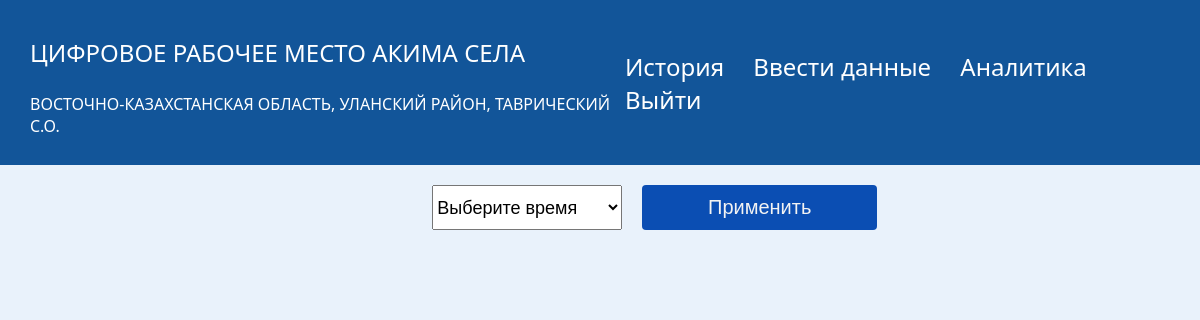
The page /account (signed in) on the database its author committed.
### app/models.py (models this page shows, shortened)
class User(db.Model, UserMixin):
   id = db.Column(db.Integer, primary_key = True)
   login = db.Column(db.String(250), unique=True)
   kato_2 = db.Column(db.String(1024))
   kato_2_name = db.Column(db.String(1024))
   kato_4 = db.Column(db.String(1024))
   kato_4_name = db.Column(db.String(1024))
   kato_6 = db.Column(db.String(1024), unique=True)
   kato_6_name = db.Column(db.String(1024))
   password = db.Column(db.String(250))
   is_district = db.Column(db.Boolean)
   is_obl = db.Column(db.Boolean)

### app/routes.py (the view, shortened to what this page needs)
@app.route('/account', methods=['POST', 'GET'])
@login_required
def account():
    filterhistory = FilterHistory()
    form = FormDataForm()
    filterhistory.set_history_date_choices(current_user.id)
    if request.method == 'GET':
        return render_template('account.html', title = 'Личный кабинет', filterhistory=filterhistory,str=str,form=form,measurement_units=measurement_units, user=current_user)

### app/forms.py
class FilterHistory(FlaskForm):
    history_date = SelectField(choices=[])
    def set_history_date_choices(self, id):
        choices = [(i.modified_date, i.modified_date.strftime('%Y-%m-%d %H:%M:%S')) for i in Form_old.query.filter_by(user_id=id).all()]
        choices.insert(0, ('', 'Выберите время'))
        self.history_date.choices = choices
    submit = SubmitField('Применить')

### app/routes.py (called while the page is built)
@login_manager.user_loader
def load_user(user_id):
    return User.query.get(int(user_id))

### app/templates/account.html (shortened to what this page needs)
{% extends "base.html" %} {% block title %}Аккаунт{% endblock %}
{% block content %}
<link rel="stylesheet" href="{{ url_for('static', filename='account.css') }}" />
<body>
    <main>
        <div class="acc-content">
            {% if not formdata %}
            <form class="selector" method='POST'>
                {{ filterhistory.history_date }}
                {{ filterhistory.submit }}
            </form>
            {% endif %}
        </div>
    </main>
</body>
{% endblock %}

### app/templates/base.html (shortened to what this page needs)
<!DOCTYPE html>
<html lang="ru">
<head>
  <link rel="stylesheet" href="{{ url_for('static', filename='base.css') }}">
</head>
<div class="content">
  <nav class="head">
    <div class="logo_block">
    {% if user.is_authenticated %}
        {% if user.is_obl %}
        <div>
          <p class="logo_text">Цифровое Рабочее место Акима области</p>
         <p class="logo_text_under">{{ user.kato_2_name }}</p>
        </div>
        {% elif user.is_district %}
            <div>
                <p class="logo_text">Цифровое Рабочее место Акима района</p>
               <p class="logo_text_under">{{ user.kato_4_name }}</p>
            </div>
       {% else %}
            <div>
                <p class="logo_text">Цифровое Рабочее место Акима села</p>
                <p class="logo_text_under">{{ user.kato_2_name }}, {{ user.kato_4_name }}, {{ user.kato_6_name }}</p>
            </div>
       {% endif %}
    {% endif %}
    </div>
    <div>
      {% if user.is_authenticated %}
      {% if user.is_district %}
      <a class="nav_link" id="portfolio" href="{{ url_for('region_akim') }}">Анкеты</a>
      {% else %}
      {% if not user.is_obl %}
      <a class="nav_link" id="portfolio" href="{{ url_for('account') }}">История</a>
      <a class="nav_link" id="portfolio" href="{{ url_for('edit_form') }}">Ввести данные</a>
      {% endif %}
      {% endif %}
      <a class="nav_link" id="portfolio" href="{{ url_for('dashboard_soc1') }}">Аналитика</a>
      <a class="nav_link" id="logout" href="{{ url_for('logout') }}">Выйти</a>
      {% else %}
      <a class="nav_link" id="login" href="{{ url_for('login') }}">Войти</a>
      {% endif %}
    </div>
  </nav>
  <div class="container">{% block content %} {% endblock %}</div>
</div>
</html>

### app/static/base.css (style rules this page uses)
body { margin: 0; background-color: rgba(215, 231, 248, 0.53); font-family: Montserrat, "Segoe UI", Tahoma, Geneva, Verdana, sans-serif; }
.content { width: 100%; }
.head { display: flex; width: 100%; justify-content: space-between; height: fit-content; align-items: center; background-color: #125599; padding-bottom: 12px; padding-top: 12px; }
.logo_block { display: flex; align-items: center; }
.logo_text { font-size: x-large; color: #fff; margin-left: 30px; text-transform: uppercase; }
.logo_text_under { font-size: medium; color: #fff; margin-left: 30px; text-transform: uppercase; }
.nav_link { font-size: x-large; color: #fff; text-decoration: none; padding-right: 25px; }

### app/static/account.css (style rules this page uses)
body { font-family: Montserrat, "Segoe UI", Tahoma, Geneva, Verdana, sans-serif; margin: 0; place-items: center; min-height: 100vh; }
.acc-content { width: 80%; margin: 20px auto; display: flex; flex-direction: column; gap: 25px; }
.selector { display: flex; margin: 0 auto; }
form input { padding:10px; background-color: rgb(11, 78, 179); color: #f3f3f3; font-size: 20px; border-radius: 0.25rem; cursor: pointer; transition: 0.3s; border: 1px solid transparent; margin-left: 20px; min-width: 70%; }
form select { font-size: 18px; cursor: pointer; }

### rows shown on the page
User: kato_2_name "ВОСТОЧНО-КАЗАХСТАНСКАЯ ОБЛАСТЬ", kato_4_name "УЛАНСКИЙ РАЙОН", kato_6_name "ТАВРИЧЕСКИЙ С.О."
